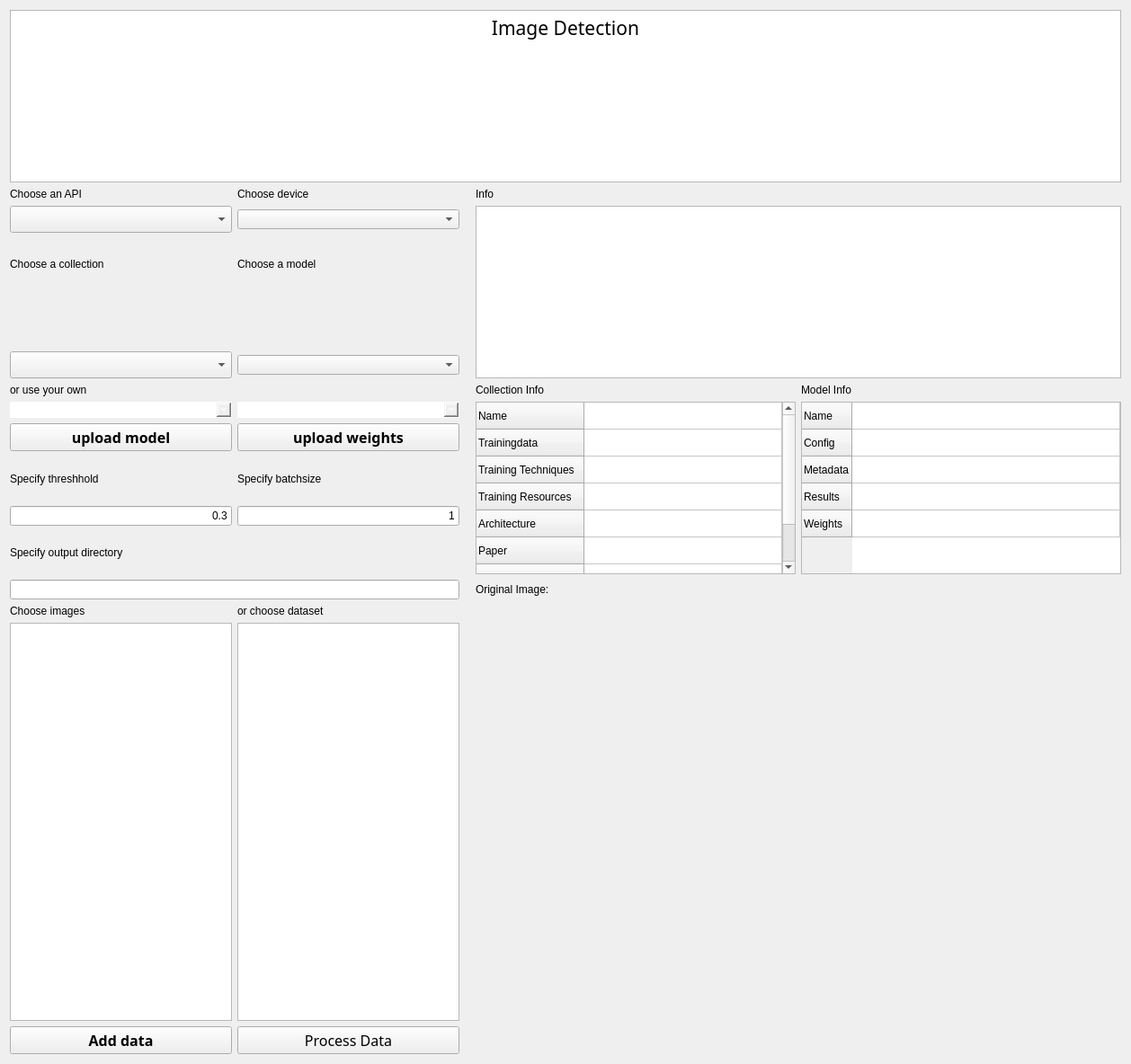
      <widget class="QWidget" name="tab_ImageDet">
       <attribute name="title">
        <string>Image Detection</string>
       </attribute>
       <layout class="QGridLayout" name="gridLayout_2">
        <item row="6" column="4">
         <widget class="QLabel" name="label_14">
          <property name="sizePolicy">
           <sizepolicy hsizetype="Expanding" vsizetype="Preferred">
            <horstretch>2</horstretch>
            <verstretch>0</verstretch>
           </sizepolicy>
          </property>
          <property name="text">
           <string>Collection Info</string>
          </property>
         </widget>
        </item>
        <item row="12" column="0" colspan="2">
         <widget class="QLineEdit" name="ln_outputDir">
          <property name="sizePolicy">
           <sizepolicy hsizetype="Preferred" vsizetype="Fixed">
            <horstretch>1</horstretch>
            <verstretch>0</verstretch>
           </sizepolicy>
          </property>
         </widget>
        </item>
        <item row="7" column="4" rowspan="5">
         <widget class="QTableWidget" name="tb_collInfo">
          <property name="sizePolicy">
           <sizepolicy hsizetype="Expanding" vsizetype="Expanding">
            <horstretch>2</horstretch>
            <verstretch>0</verstretch>
           </sizepolicy>
          </property>
          <property name="styleSheet">
           <string notr="true"/>
          </property>
          <property name="verticalScrollBarPolicy">
           <enum>Qt::ScrollBarAsNeeded</enum>
          </property>
          <property name="horizontalScrollBarPolicy">
           <enum>Qt::ScrollBarAsNeeded</enum>
          </property>
          <property name="textElideMode">
           <enum>Qt::ElideLeft</enum>
          </property>
          <property name="showGrid">
           <bool>true</bool>
          </property>
          <property name="columnCount">
           <number>1</number>
          </property>
          <attribute name="horizontalHeaderVisible">
           <bool>false</bool>
          </attribute>
          <attribute name="horizontalHeaderStretchLastSection">
           <bool>true</bool>
          </attribute>
          <row>
           <property name="text">
            <string>Name</string>
           </property>
          </row>
          <row>
           <property name="text">
            <string>Trainingdata</string>
           </property>
          </row>
          <row>
           <property name="text">
            <string>Training Techniques</string>
           </property>
          </row>
          <row>
           <property name="text">
            <string>Training Resources</string>
           </property>
          </row>
          <row>
           <property name="text">
            <string>Architecture</string>
           </property>
          </row>
          <row>
           <property name="text">
            <string>Paper</string>
           </property>
          </row>
          <row>
           <property name="text">
            <string>README</string>
           </property>
          </row>
          <row>
           <property name="text">
            <string>Code</string>
           </property>
          </row>
          <column>
           <property name="text">
            <string/>
           </property>
          </column>
          <item row="0" column="0">
           <property name="text">
            <string/>
           </property>
          </item>
          <item row="1" column="0">
           <property name="text">
            <string/>
           </property>
          </item>
          <item row="2" column="0">
           <property name="text">
            <string/>
           </property>
          </item>
          <item row="3" column="0">
           <property name="text">
            <string/>
           </property>
          </item>
          <item row="4" column="0">
           <property name="text">
            <string/>
           </property>
          </item>
          <item row="5" column="0">
           <property name="text">
            <string/>
           </property>
          </item>
          <item row="6" column="0">
           <property name="text">
            <string/>
           </property>
          </item>
          <item row="7" column="0">
           <property name="text">
            <string/>
           </property>
          </item>
         </widget>
        </item>
        <item row="8" column="1">
         <widget class="QPushButton" name="btn_uploadWeights">
          <property name="sizePolicy">
           <sizepolicy hsizetype="Preferred" vsizetype="Fixed">
            <horstretch>1</horstretch>
            <verstretch>0</verstretch>
           </sizepolicy>
          </property>
          <property name="font">
           <font>
            <family>Segoe UI Semilight</family>
            <pointsize>12</pointsize>
            <weight>99</weight>
            <italic>false</italic>
            <bold>true</bold>
           </font>
          </property>
          <property name="text">
           <string>upload weights</string>
          </property>
         </widget>
        </item>
        <item row="7" column="1">
         <widget class="QComboBox" name="combo_usrWeights">
          <property name="enabled">
           <bool>true</bool>
          </property>
          <property name="sizePolicy">
           <sizepolicy hsizetype="Preferred" vsizetype="Fixed">
            <horstretch>1</horstretch>
            <verstretch>0</verstretch>
           </sizepolicy>
          </property>
          <property name="styleSheet">
           <string notr="true">color: rgba(255, 255, 255, 0.3);
border: 1px solid rgba(255, 255, 255, 0.12);</string>
          </property>
          <property name="editable">
           <bool>false</bool>
          </property>
          <property name="placeholderText">
           <string>choose user weights</string>
          </property>
         </widget>
        </item>
        <item row="2" column="4" rowspan="4" colspan="2">
         <widget class="QListWidget" name="list_status">
          <property name="sizePolicy">
           <sizepolicy hsizetype="MinimumExpanding" vsizetype="Preferred">
            <horstretch>4</horstretch>
            <verstretch>0</verstretch>
           </sizepolicy>
          </property>
         </widget>
        </item>
        <item row="3" column="0">
         <widget class="QLabel" name="label_2">
          <property name="sizePolicy">
           <sizepolicy hsizetype="Preferred" vsizetype="Preferred">
            <horstretch>1</horstretch>
            <verstretch>0</verstretch>
           </sizepolicy>
          </property>
          <property name="text">
           <string>Choose a collection</string>
          </property>
         </widget>
        </item>
        <item row="12" column="4" colspan="2">
         <widget class="QLabel" name="label_5">
          <property name="sizePolicy">
           <sizepolicy hsizetype="MinimumExpanding" vsizetype="Preferred">
            <horstretch>4</horstretch>
            <verstretch>0</verstretch>
           </sizepolicy>
          </property>
          <property name="text">
           <string>Original Image: </string>
          </property>
         </widget>
        </item>
        <item row="10" column="1">
         <widget class="QLineEdit" name="ln_batchSize">
          <property name="sizePolicy">
           <sizepolicy hsizetype="Preferred" vsizetype="Fixed">
            <horstretch>1</horstretch>
            <verstretch>0</verstretch>
           </sizepolicy>
          </property>
          <property name="text">
           <string>1</string>
          </property>
          <property name="alignment">
           <set>Qt::AlignRight|Qt::AlignTrailing|Qt::AlignVCenter</set>
          </property>
         </widget>
        </item>
        <item row="14" column="1">
         <widget class="QListWidget" name="list_dataset"/>
        </item>
        <item row="1" column="4" colspan="2">
         <widget class="QLabel" name="label_7">
          <property name="sizePolicy">
           <sizepolicy hsizetype="MinimumExpanding" vsizetype="Preferred">
            <horstretch>4</horstretch>
            <verstretch>0</verstretch>
           </sizepolicy>
          </property>
          <property name="text">
           <string>Info </string>
          </property>
         </widget>
        </item>
        <item row="11" column="0" colspan="2">
         <widget class="QLabel" name="label_13">
          <property name="sizePolicy">
           <sizepolicy hsizetype="Preferred" vsizetype="Preferred">
            <horstretch>2</horstretch>
            <verstretch>0</verstretch>
           </sizepolicy>
          </property>
          <property name="text">
           <string>Specify output directory</string>
          </property>
         </widget>
        </item>
        <item row="13" column="4" rowspan="3" colspan="2">
         <widget class="QLabel" name="lb_image_orig">
          <property name="sizePolicy">
           <sizepolicy hsizetype="Expanding" vsizetype="MinimumExpanding">
            <horstretch>4</horstretch>
            <verstretch>0</verstretch>
           </sizepolicy>
          </property>
          <property name="minimumSize">
           <size>
            <width>700</width>
            <height>500</height>
           </size>
          </property>
          <property name="text">
           <string/>
          </property>
          <property name="alignment">
           <set>Qt::AlignCenter</set>
          </property>
         </widget>
        </item>
        <item row="2" column="0">
         <widget class="QComboBox" name="combo_api">
          <property name="sizePolicy">
           <sizepolicy hsizetype="Preferred" vsizetype="Fixed">
            <horstretch>1</horstretch>
            <verstretch>0</verstretch>
           </sizepolicy>
          </property>
          <property name="font">
           <font>
            <family>Segoe UI Semilight</family>
            <pointsize>11</pointsize>
            <weight>50</weight>
            <italic>false</italic>
            <bold>false</bold>
           </font>
          </property>
          <property name="editable">
           <bool>false</bool>
          </property>
          <property name="placeholderText">
           <string>Choose an API</string>
          </property>
          <item>
           <property name="text">
            <string>OpenMMLab</string>
           </property>
          </item>
          <item>
           <property name="text">
            <string>Tensorflow</string>
           </property>
          </item>
         </widget>
        </item>
        <item row="1" column="1">
         <widget class="QLabel" name="label_9">
          <property name="sizePolicy">
           <sizepolicy hsizetype="Preferred" vsizetype="Preferred">
            <horstretch>1</horstretch>
            <verstretch>0</verstretch>
           </sizepolicy>
          </property>
          <property name="text">
           <string>Choose device</string>
          </property>
         </widget>
        </item>
        <item row="1" column="0">
         <widget class="QLabel" name="label">
          <property name="sizePolicy">
           <sizepolicy hsizetype="Preferred" vsizetype="Preferred">
            <horstretch>1</horstretch>
            <verstretch>0</verstretch>
           </sizepolicy>
          </property>
          <property name="text">
           <string>Choose an API</string>
          </property>
         </widget>
        </item>
        <item row="6" column="5">
         <widget class="QLabel" name="label_4">
          <property name="sizePolicy">
           <sizepolicy hsizetype="Expanding" vsizetype="Preferred">
            <horstretch>2</horstretch>
            <verstretch>0</verstretch>
           </sizepolicy>
          </property>
          <property name="text">
           <string>Model Info</string>
          </property>
         </widget>
        </item>
        <item row="8" column="0">
         <widget class="QPushButton" name="btn_uploadConfig">
          <property name="sizePolicy">
           <sizepolicy hsizetype="Minimum" vsizetype="Fixed">
            <horstretch>1</horstretch>
            <verstretch>0</verstretch>
           </sizepolicy>
          </property>
          <property name="font">
           <font>
            <family>Segoe UI Semilight</family>
            <pointsize>12</pointsize>
            <weight>99</weight>
            <italic>false</italic>
            <bold>true</bold>
           </font>
          </property>
          <property name="text">
           <string>upload model</string>
          </property>
         </widget>
        </item>
        <item row="3" column="1">
         <widget class="QLabel" name="label_19">
          <property name="sizePolicy">
           <sizepolicy hsizetype="Preferred" vsizetype="Preferred">
            <horstretch>1</horstretch>
            <verstretch>0</verstretch>
           </sizepolicy>
          </property>
          <property name="text">
           <string>Choose a model</string>
          </property>
         </widget>
        </item>
        <item row="0" column="0" colspan="6">
         <widget class="QTextEdit" name="txt_ImageDet">
          <property name="sizePolicy">
           <sizepolicy hsizetype="Expanding" vsizetype="Fixed">
            <horstretch>0</horstretch>
            <verstretch>0</verstretch>
           </sizepolicy>
          </property>
          <property name="minimumSize">
           <size>
            <width>0</width>
            <height>50</height>
           </size>
          </property>
          <property name="font">
           <font>
            <family>Segoe UI Semilight</family>
            <pointsize>12</pointsize>
            <weight>75</weight>
            <italic>false</italic>
            <bold>true</bold>
           </font>
          </property>
          <property name="lineWidth">
           <number>0</number>
          </property>
          <property name="html">
           <string>&lt;!DOCTYPE HTML PUBLIC &quot;-//W3C//DTD HTML 4.0//EN&quot; &quot;http://www.w3.org/TR/REC-html40/strict.dtd&quot;&gt;
&lt;html&gt;&lt;head&gt;&lt;meta name=&quot;qrichtext&quot; content=&quot;1&quot; /&gt;&lt;style type=&quot;text/css&quot;&gt;
p, li { white-space: pre-wrap; }
&lt;/style&gt;&lt;/head&gt;&lt;body style=&quot; font-family:'Segoe UI Semilight'; font-size:12pt; font-weight:600; font-style:normal;&quot;&gt;
&lt;p align=&quot;center&quot; style=&quot; margin-top:0px; margin-bottom:0px; margin-left:0px; margin-right:0px; -qt-block-indent:0; text-indent:0px;&quot;&gt;&lt;span style=&quot; font-size:16pt; font-weight:400;&quot;&gt;Image Detection&lt;/span&gt;&lt;/p&gt;&lt;/body&gt;&lt;/html&gt;</string>
          </property>
         </widget>
        </item>
        <item row="2" column="1">
         <widget class="QComboBox" name="combo_chooseDevice">
          <property name="sizePolicy">
           <sizepolicy hsizetype="Preferred" vsizetype="Fixed">
            <horstretch>1</horstretch>
            <verstretch>0</verstretch>
           </sizepolicy>
          </property>
         </widget>
        </item>
        <item row="9" column="0">
         <widget class="QLabel" name="label_12">
          <property name="sizePolicy">
           <sizepolicy hsizetype="Preferred" vsizetype="Preferred">
            <horstretch>1</horstretch>
            <verstretch>0</verstretch>
           </sizepolicy>
          </property>
          <property name="text">
           <string>Specify threshhold</string>
          </property>
         </widget>
        </item>
        <item row="13" column="1">
         <widget class="QLabel" name="label_11">
          <property name="sizePolicy">
           <sizepolicy hsizetype="Preferred" vsizetype="Preferred">
            <horstretch>1</horstretch>
            <verstretch>0</verstretch>
           </sizepolicy>
          </property>
          <property name="text">
           <string>or choose dataset</string>
          </property>
         </widget>
        </item>
        <item row="10" column="0">
         <widget class="QLineEdit" name="ln_threshhold">
          <property name="sizePolicy">
           <sizepolicy hsizetype="Preferred" vsizetype="Fixed">
            <horstretch>1</horstretch>
            <verstretch>0</verstretch>
           </sizepolicy>
          </property>
          <property name="text">
           <string>0.3</string>
          </property>
          <property name="alignment">
           <set>Qt::AlignRight|Qt::AlignTrailing|Qt::AlignVCenter</set>
          </property>
         </widget>
        </item>
        <item row="14" column="0">
         <widget class="QListWidget" name="list_filenames">
          <property name="sizePolicy">
           <sizepolicy hsizetype="Preferred" vsizetype="MinimumExpanding">
            <horstretch>2</horstretch>
            <verstretch>0</verstretch>
           </sizepolicy>
          </property>
          <property name="minimumSize">
           <size>
            <width>0</width>
            <height>30</height>
           </size>
          </property>
          <property name="maximumSize">
           <size>
            <width>14435956</width>
            <height>16777215</height>
           </size>
          </property>
          <property name="font">
           <font>
            <family>Segoe UI Semilight</family>
            <pointsize>11</pointsize>
            <weight>50</weight>
            <italic>false</italic>
            <bold>false</bold>
           </font>
          </property>
          <property name="lineWidth">
           <number>0</number>
          </property>
         </widget>
        </item>
        <item row="7" column="5" rowspan="5">
         <widget class="QTableWidget" name="tb_modelInfo">
          <property name="sizePolicy">
           <sizepolicy hsizetype="Expanding" vsizetype="Expanding">
            <horstretch>2</horstretch>
            <verstretch>0</verstretch>
           </sizepolicy>
          </property>
          <property name="styleSheet">
           <string notr="true"/>
          </property>
          <property name="horizontalScrollBarPolicy">
           <enum>Qt::ScrollBarAsNeeded</enum>
          </property>
          <property name="autoScroll">
           <bool>true</bool>
          </property>
          <property name="textElideMode">
           <enum>Qt::ElideLeft</enum>
          </property>
          <property name="columnCount">
           <number>1</number>
          </property>
          <attribute name="horizontalHeaderVisible">
           <bool>false</bool>
          </attribute>
          <attribute name="horizontalHeaderCascadingSectionResizes">
           <bool>false</bool>
          </attribute>
          <attribute name="horizontalHeaderMinimumSectionSize">
           <number>36</number>
          </attribute>
          <attribute name="horizontalHeaderStretchLastSection">
           <bool>true</bool>
          </attribute>
          <row>
           <property name="text">
            <string>Name</string>
           </property>
          </row>
          <row>
           <property name="text">
            <string>Config</string>
           </property>
          </row>
          <row>
           <property name="text">
            <string>Metadata</string>
           </property>
          </row>
          <row>
           <property name="text">
            <string>Results</string>
           </property>
          </row>
          <row>
           <property name="text">
            <string>Weights</string>
           </property>
          </row>
          <column>
           <property name="text">
            <string/>
           </property>
          </column>
          <item row="0" column="0">
           <property name="text">
            <string/>
           </property>
          </item>
          <item row="1" column="0">
           <property name="text">
            <string/>
           </property>
          </item>
          <item row="2" column="0">
           <property name="text">
            <string/>
           </property>
          </item>
          <item row="3" column="0">
           <property name="text">
            <string/>
           </property>
          </item>
          <item row="4" column="0">
           <property name="text">
            <string/>
           </property>
          </item>
         </widget>
        </item>
        <item row="7" column="0">
         <widget class="QComboBox" name="combo_usrConfig">
          <property name="enabled">
           <bool>true</bool>
          </property>
          <property name="sizePolicy">
           <sizepolicy hsizetype="Preferred" vsizetype="Fixed">
            <horstretch>1</horstretch>
            <verstretch>0</verstretch>
           </sizepolicy>
          </property>
          <property name="styleSheet">
           <string notr="true">color: rgba(255, 255, 255, 0.3);
border: 1px solid rgba(255, 255, 255, 0.12);</string>
          </property>
          <property name="editable">
           <bool>false</bool>
          </property>
          <property name="currentText">
           <string notr="true"/>
          </property>
          <property name="placeholderText">
           <string>Choose user config</string>
          </property>
         </widget>
        </item>
        <item row="15" column="0">
         <widget class="QPushButton" name="btn_addImage">
          <property name="sizePolicy">
           <sizepolicy hsizetype="Preferred" vsizetype="Fixed">
            <horstretch>1</horstretch>
            <verstretch>0</verstretch>
           </sizepolicy>
          </property>
          <property name="font">
           <font>
            <family>Segoe UI Semilight</family>
            <pointsize>12</pointsize>
            <weight>99</weight>
            <italic>false</italic>
            <bold>true</bold>
           </font>
          </property>
          <property name="styleSheet">
           <string notr="true"/>
          </property>
          <property name="text">
           <string>Add data</string>
          </property>
         </widget>
        </item>
        <item row="5" column="1">
         <widget class="QComboBox" name="combo_model">
          <property name="enabled">
           <bool>true</bool>
          </property>
          <property name="sizePolicy">
           <sizepolicy hsizetype="Preferred" vsizetype="Fixed">
            <horstretch>1</horstretch>
            <verstretch>0</verstretch>
           </sizepolicy>
          </property>
          <property name="styleSheet">
           <string notr="true"/>
          </property>
          <property name="editable">
           <bool>false</bool>
          </property>
          <property name="placeholderText">
           <string>choose a model</string>
          </property>
         </widget>
        </item>
        <item row="9" column="1">
         <widget class="QLabel" name="label_15">
          <property name="text">
           <string>Specify batchsize</string>
          </property>
         </widget>
        </item>
        <item row="13" column="0">
         <widget class="QLabel" name="label_3">
          <property name="sizePolicy">
           <sizepolicy hsizetype="Preferred" vsizetype="Preferred">
            <horstretch>1</horstretch>
            <verstretch>0</verstretch>
           </sizepolicy>
          </property>
          <property name="styleSheet">
           <string notr="true"/>
          </property>
          <property name="text">
           <string>Choose images</string>
          </property>
         </widget>
        </item>
        <item row="5" column="0">
         <widget class="QComboBox" name="combo_collection">
          <property name="sizePolicy">
           <sizepolicy hsizetype="Preferred" vsizetype="Fixed">
            <horstretch>1</horstretch>
            <verstretch>0</verstretch>
           </sizepolicy>
          </property>
          <property name="font">
           <font>
            <family>Segoe UI Semilight</family>
            <pointsize>11</pointsize>
            <weight>50</weight>
            <italic>false</italic>
            <bold>false</bold>
           </font>
          </property>
          <property name="styleSheet">
           <string notr="true">.disabled {
		color: rgba(255, 255, 255, 0.3); 
		border: 1px solid rgba(255, 255, 255, 0.12); 
}</string>
          </property>
          <property name="editable">
           <bool>false</bool>
          </property>
          <property name="currentText">
           <string/>
          </property>
          <property name="currentIndex">
           <number>-1</number>
          </property>
          <property name="placeholderText">
           <string notr="true">Choose a collection</string>
          </property>
         </widget>
        </item>
        <item row="15" column="1">
         <widget class="QPushButton" name="btn_process">
          <property name="sizePolicy">
           <sizepolicy hsizetype="Preferred" vsizetype="Fixed">
            <horstretch>1</horstretch>
            <verstretch>0</verstretch>
           </sizepolicy>
          </property>
          <property name="minimumSize">
           <size>
            <width>0</width>
            <height>0</height>
           </size>
          </property>
          <property name="font">
           <font>
            <family>Segoe UI Semilight</family>
            <pointsize>12</pointsize>
            <weight>50</weight>
            <italic>false</italic>
            <bold>false</bold>
           </font>
          </property>
          <property name="styleSheet">
           <string notr="true">font:&quot;Segoe UI Semilight&quot;; 
font-size: 12
</string>
          </property>
          <property name="text">
           <string>Process Data</string>
          </property>
         </widget>
        </item>
        <item row="6" column="0" colspan="2">
         <widget class="QLabel" name="label_10">
          <property name="sizePolicy">
           <sizepolicy hsizetype="Preferred" vsizetype="Preferred">
            <horstretch>2</horstretch>
            <verstretch>0</verstretch>
           </sizepolicy>
          </property>
          <property name="minimumSize">
           <size>
            <width>500</width>
            <height>0</height>
           </size>
          </property>
          <property name="text">
           <string>or use your own </string>
          </property>
         </widget>
        </item>
       </layout>
      </widget>
